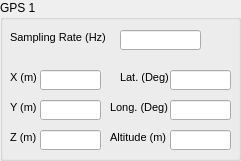
  <widget class="QGroupBox" name="groupBox_GPS1">
   <property name="geometry">
    <rect>
     <x>10</x>
     <y>460</y>
     <width>241</width>
     <height>161</height>
    </rect>
   </property>
   <property name="title">
    <string>GPS 1</string>
   </property>
   <widget class="QLabel" name="label_47">
    <property name="geometry">
     <rect>
      <x>10</x>
      <y>70</y>
      <width>31</width>
      <height>16</height>
     </rect>
    </property>
    <property name="text">
     <string>&lt;!DOCTYPE HTML PUBLIC &quot;-//W3C//DTD HTML 4.0//EN&quot; &quot;http://www.w3.org/TR/REC-html40/strict.dtd&quot;&gt;
&lt;html&gt;&lt;head&gt;&lt;meta name=&quot;qrichtext&quot; content=&quot;1&quot; /&gt;&lt;style type=&quot;text/css&quot;&gt;
p, li { white-space: pre-wrap; }
&lt;/style&gt;&lt;/head&gt;&lt;body style=&quot; font-family:'MS Shell Dlg 2'; font-size:8.25pt; font-weight:400; font-style:normal;&quot;&gt;
&lt;p style=&quot; margin-top:0px; margin-bottom:0px; margin-left:0px; margin-right:0px; -qt-block-indent:0; text-indent:0px;&quot;&gt;&lt;span style=&quot; font-size:8pt;&quot;&gt;X (m)&lt;/span&gt;&lt;/p&gt;&lt;/body&gt;&lt;/html&gt;</string>
    </property>
   </widget>
   <widget class="QLabel" name="label_48">
    <property name="geometry">
     <rect>
      <x>10</x>
      <y>100</y>
      <width>31</width>
      <height>16</height>
     </rect>
    </property>
    <property name="text">
     <string>&lt;!DOCTYPE HTML PUBLIC &quot;-//W3C//DTD HTML 4.0//EN&quot; &quot;http://www.w3.org/TR/REC-html40/strict.dtd&quot;&gt;
&lt;html&gt;&lt;head&gt;&lt;meta name=&quot;qrichtext&quot; content=&quot;1&quot; /&gt;&lt;style type=&quot;text/css&quot;&gt;
p, li { white-space: pre-wrap; }
&lt;/style&gt;&lt;/head&gt;&lt;body style=&quot; font-family:'MS Shell Dlg 2'; font-size:8.25pt; font-weight:400; font-style:normal;&quot;&gt;
&lt;p style=&quot; margin-top:0px; margin-bottom:0px; margin-left:0px; margin-right:0px; -qt-block-indent:0; text-indent:0px;&quot;&gt;&lt;span style=&quot; font-size:8pt;&quot;&gt;Y (m)&lt;/span&gt;&lt;/p&gt;&lt;/body&gt;&lt;/html&gt;</string>
    </property>
   </widget>
   <widget class="QLabel" name="label_49">
    <property name="geometry">
     <rect>
      <x>10</x>
      <y>130</y>
      <width>31</width>
      <height>16</height>
     </rect>
    </property>
    <property name="text">
     <string>&lt;!DOCTYPE HTML PUBLIC &quot;-//W3C//DTD HTML 4.0//EN&quot; &quot;http://www.w3.org/TR/REC-html40/strict.dtd&quot;&gt;
&lt;html&gt;&lt;head&gt;&lt;meta name=&quot;qrichtext&quot; content=&quot;1&quot; /&gt;&lt;style type=&quot;text/css&quot;&gt;
p, li { white-space: pre-wrap; }
&lt;/style&gt;&lt;/head&gt;&lt;body style=&quot; font-family:'MS Shell Dlg 2'; font-size:8.25pt; font-weight:400; font-style:normal;&quot;&gt;
&lt;p style=&quot; margin-top:0px; margin-bottom:0px; margin-left:0px; margin-right:0px; -qt-block-indent:0; text-indent:0px;&quot;&gt;&lt;span style=&quot; font-size:8pt;&quot;&gt;Z (m)&lt;/span&gt;&lt;/p&gt;&lt;/body&gt;&lt;/html&gt;</string>
    </property>
   </widget>
   <widget class="QLabel" name="label_50">
    <property name="geometry">
     <rect>
      <x>110</x>
      <y>130</y>
      <width>61</width>
      <height>16</height>
     </rect>
    </property>
    <property name="text">
     <string>&lt;!DOCTYPE HTML PUBLIC &quot;-//W3C//DTD HTML 4.0//EN&quot; &quot;http://www.w3.org/TR/REC-html40/strict.dtd&quot;&gt;
&lt;html&gt;&lt;head&gt;&lt;meta name=&quot;qrichtext&quot; content=&quot;1&quot; /&gt;&lt;style type=&quot;text/css&quot;&gt;
p, li { white-space: pre-wrap; }
&lt;/style&gt;&lt;/head&gt;&lt;body style=&quot; font-family:'MS Shell Dlg 2'; font-size:8.25pt; font-weight:400; font-style:normal;&quot;&gt;
&lt;p style=&quot; margin-top:0px; margin-bottom:0px; margin-left:0px; margin-right:0px; -qt-block-indent:0; text-indent:0px;&quot;&gt;&lt;span style=&quot; font-size:8pt;&quot;&gt;Altitude (m)&lt;/span&gt;&lt;/p&gt;&lt;/body&gt;&lt;/html&gt;</string>
    </property>
   </widget>
   <widget class="QLabel" name="label_51">
    <property name="geometry">
     <rect>
      <x>110</x>
      <y>100</y>
      <width>61</width>
      <height>16</height>
     </rect>
    </property>
    <property name="text">
     <string>&lt;!DOCTYPE HTML PUBLIC &quot;-//W3C//DTD HTML 4.0//EN&quot; &quot;http://www.w3.org/TR/REC-html40/strict.dtd&quot;&gt;
&lt;html&gt;&lt;head&gt;&lt;meta name=&quot;qrichtext&quot; content=&quot;1&quot; /&gt;&lt;style type=&quot;text/css&quot;&gt;
p, li { white-space: pre-wrap; }
&lt;/style&gt;&lt;/head&gt;&lt;body style=&quot; font-family:'MS Shell Dlg 2'; font-size:8.25pt; font-weight:400; font-style:normal;&quot;&gt;
&lt;p style=&quot; margin-top:0px; margin-bottom:0px; margin-left:0px; margin-right:0px; -qt-block-indent:0; text-indent:0px;&quot;&gt;&lt;span style=&quot; font-size:8pt;&quot;&gt;Long. (Deg)&lt;/span&gt;&lt;/p&gt;&lt;/body&gt;&lt;/html&gt;</string>
    </property>
   </widget>
   <widget class="QLabel" name="label_52">
    <property name="geometry">
     <rect>
      <x>120</x>
      <y>70</y>
      <width>61</width>
      <height>16</height>
     </rect>
    </property>
    <property name="text">
     <string>&lt;!DOCTYPE HTML PUBLIC &quot;-//W3C//DTD HTML 4.0//EN&quot; &quot;http://www.w3.org/TR/REC-html40/strict.dtd&quot;&gt;
&lt;html&gt;&lt;head&gt;&lt;meta name=&quot;qrichtext&quot; content=&quot;1&quot; /&gt;&lt;style type=&quot;text/css&quot;&gt;
p, li { white-space: pre-wrap; }
&lt;/style&gt;&lt;/head&gt;&lt;body style=&quot; font-family:'MS Shell Dlg 2'; font-size:8.25pt; font-weight:400; font-style:normal;&quot;&gt;
&lt;p style=&quot; margin-top:0px; margin-bottom:0px; margin-left:0px; margin-right:0px; -qt-block-indent:0; text-indent:0px;&quot;&gt;&lt;span style=&quot; font-size:8pt;&quot;&gt;Lat. (Deg)&lt;/span&gt;&lt;/p&gt;&lt;/body&gt;&lt;/html&gt;</string>
    </property>
   </widget>
   <widget class="QLineEdit" name="ADCS_GPS1_X">
    <property name="geometry">
     <rect>
      <x>40</x>
      <y>70</y>
      <width>61</width>
      <height>20</height>
     </rect>
    </property>
   </widget>
   <widget class="QLineEdit" name="ADCS_GPS1_Y">
    <property name="geometry">
     <rect>
      <x>40</x>
      <y>100</y>
      <width>61</width>
      <height>20</height>
     </rect>
    </property>
   </widget>
   <widget class="QLineEdit" name="ADCS_GPS1_Z">
    <property name="geometry">
     <rect>
      <x>40</x>
      <y>130</y>
      <width>61</width>
      <height>20</height>
     </rect>
    </property>
   </widget>
   <widget class="QLineEdit" name="ADCS_GPS1_Lat">
    <property name="geometry">
     <rect>
      <x>170</x>
      <y>70</y>
      <width>61</width>
      <height>20</height>
     </rect>
    </property>
   </widget>
   <widget class="QLineEdit" name="ADCS_GPS1_Long">
    <property name="geometry">
     <rect>
      <x>170</x>
      <y>100</y>
      <width>61</width>
      <height>20</height>
     </rect>
    </property>
   </widget>
   <widget class="QLineEdit" name="ADCS_GPS1_Alt">
    <property name="geometry">
     <rect>
      <x>170</x>
      <y>130</y>
      <width>61</width>
      <height>20</height>
     </rect>
    </property>
   </widget>
   <widget class="QLabel" name="label_2">
    <property name="geometry">
     <rect>
      <x>10</x>
      <y>30</y>
      <width>101</width>
      <height>16</height>
     </rect>
    </property>
    <property name="text">
     <string>&lt;!DOCTYPE HTML PUBLIC &quot;-//W3C//DTD HTML 4.0//EN&quot; &quot;http://www.w3.org/TR/REC-html40/strict.dtd&quot;&gt;
&lt;html&gt;&lt;head&gt;&lt;meta name=&quot;qrichtext&quot; content=&quot;1&quot; /&gt;&lt;style type=&quot;text/css&quot;&gt;
p, li { white-space: pre-wrap; }
&lt;/style&gt;&lt;/head&gt;&lt;body style=&quot; font-family:'MS Shell Dlg 2'; font-size:8.25pt; font-weight:400; font-style:normal;&quot;&gt;
&lt;p style=&quot; margin-top:0px; margin-bottom:0px; margin-left:0px; margin-right:0px; -qt-block-indent:0; text-indent:0px;&quot;&gt;&lt;span style=&quot; font-size:8pt;&quot;&gt;Sampling Rate (Hz)&lt;/span&gt;&lt;/p&gt;&lt;/body&gt;&lt;/html&gt;</string>
    </property>
   </widget>
   <widget class="QLineEdit" name="ADCS_GPS1_SR">
    <property name="geometry">
     <rect>
      <x>120</x>
      <y>30</y>
      <width>81</width>
      <height>20</height>
     </rect>
    </property>
   </widget>
  </widget>
